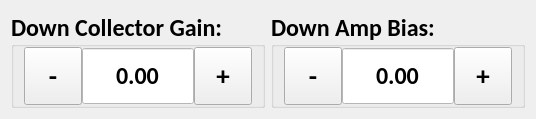
          <widget class="QWidget" name="triple_lang_c_probe_3">
           <layout class="QHBoxLayout" name="horizontalLayout_13">
            <item>
             <widget class="QGroupBox" name="tlc_down_collect_gain_gb">
              <property name="font">
               <font>
                <family>Calibri</family>
                <pointsize>18</pointsize>
                <weight>75</weight>
                <bold>true</bold>
               </font>
              </property>
              <property name="styleSheet">
               <string notr="true"/>
              </property>
              <property name="title">
               <string>Down Collector Gain:</string>
              </property>
              <property name="alignment">
               <set>Qt::AlignLeading|Qt::AlignLeft|Qt::AlignVCenter</set>
              </property>
              <layout class="QHBoxLayout" name="horizontalLayout_40">
               <property name="spacing">
                <number>0</number>
               </property>
               <property name="leftMargin">
                <number>10</number>
               </property>
               <property name="topMargin">
                <number>0</number>
               </property>
               <property name="rightMargin">
                <number>10</number>
               </property>
               <property name="bottomMargin">
                <number>0</number>
               </property>
               <item alignment="Qt::AlignTop">
                <widget class="QToolButton" name="tlc_down_collect_gain_minus">
                 <property name="minimumSize">
                  <size>
                   <width>58</width>
                   <height>58</height>
                  </size>
                 </property>
                 <property name="maximumSize">
                  <size>
                   <width>58</width>
                   <height>58</height>
                  </size>
                 </property>
                 <property name="font">
                  <font>
                   <pointsize>20</pointsize>
                   <weight>75</weight>
                   <bold>true</bold>
                  </font>
                 </property>
                 <property name="text">
                  <string>-</string>
                 </property>
                </widget>
               </item>
               <item alignment="Qt::AlignTop">
                <widget class="QDoubleSpinBox" name="tlc_down_collect_gain_input">
                 <property name="minimumSize">
                  <size>
                   <width>0</width>
                   <height>58</height>
                  </size>
                 </property>
                 <property name="maximumSize">
                  <size>
                   <width>1000</width>
                   <height>58</height>
                  </size>
                 </property>
                 <property name="font">
                  <font>
                   <family>Calibri</family>
                   <pointsize>18</pointsize>
                  </font>
                 </property>
                 <property name="focusPolicy">
                  <enum>Qt::NoFocus</enum>
                 </property>
                 <property name="layoutDirection">
                  <enum>Qt::LeftToRight</enum>
                 </property>
                 <property name="styleSheet">
                  <string notr="true">QDoubleSpinBox {
	background-color: #FFFFFF;
}</string>
                 </property>
                 <property name="alignment">
                  <set>Qt::AlignCenter</set>
                 </property>
                 <property name="readOnly">
                  <bool>true</bool>
                 </property>
                 <property name="buttonSymbols">
                  <enum>QAbstractSpinBox::NoButtons</enum>
                 </property>
                 <property name="correctionMode">
                  <enum>QAbstractSpinBox::CorrectToPreviousValue</enum>
                 </property>
                 <property name="showGroupSeparator" stdset="0">
                  <bool>false</bool>
                 </property>
                 <property name="decimals">
                  <number>2</number>
                 </property>
                 <property name="minimum">
                  <double>-10000.000000000000000</double>
                 </property>
                 <property name="maximum">
                  <double>10000.000000000000000</double>
                 </property>
                </widget>
               </item>
               <item alignment="Qt::AlignTop">
                <widget class="QToolButton" name="tlc_down_collect_gain_plus">
                 <property name="minimumSize">
                  <size>
                   <width>58</width>
                   <height>58</height>
                  </size>
                 </property>
                 <property name="maximumSize">
                  <size>
                   <width>16777215</width>
                   <height>58</height>
                  </size>
                 </property>
                 <property name="font">
                  <font>
                   <pointsize>20</pointsize>
                   <weight>75</weight>
                   <bold>true</bold>
                  </font>
                 </property>
                 <property name="focusPolicy">
                  <enum>Qt::NoFocus</enum>
                 </property>
                 <property name="text">
                  <string>+</string>
                 </property>
                </widget>
               </item>
              </layout>
             </widget>
            </item>
            <item>
             <widget class="QGroupBox" name="tlc_down_amp_bias_gb">
              <property name="font">
               <font>
                <family>Calibri</family>
                <pointsize>18</pointsize>
                <weight>75</weight>
                <bold>true</bold>
               </font>
              </property>
              <property name="styleSheet">
               <string notr="true"/>
              </property>
              <property name="title">
               <string>Down Amp Bias:</string>
              </property>
              <property name="alignment">
               <set>Qt::AlignLeading|Qt::AlignLeft|Qt::AlignVCenter</set>
              </property>
              <layout class="QHBoxLayout" name="horizontalLayout_57">
               <property name="spacing">
                <number>0</number>
               </property>
               <property name="leftMargin">
                <number>10</number>
               </property>
               <property name="topMargin">
                <number>0</number>
               </property>
               <property name="rightMargin">
                <number>10</number>
               </property>
               <property name="bottomMargin">
                <number>0</number>
               </property>
               <item alignment="Qt::AlignTop">
                <widget class="QToolButton" name="tlc_down_amp_bias_minus">
                 <property name="minimumSize">
                  <size>
                   <width>58</width>
                   <height>58</height>
                  </size>
                 </property>
                 <property name="maximumSize">
                  <size>
                   <width>58</width>
                   <height>58</height>
                  </size>
                 </property>
                 <property name="font">
                  <font>
                   <pointsize>20</pointsize>
                   <weight>75</weight>
                   <bold>true</bold>
                  </font>
                 </property>
                 <property name="text">
                  <string>-</string>
                 </property>
                </widget>
               </item>
               <item alignment="Qt::AlignTop">
                <widget class="QDoubleSpinBox" name="tlc_down_amp_bias_input">
                 <property name="minimumSize">
                  <size>
                   <width>0</width>
                   <height>58</height>
                  </size>
                 </property>
                 <property name="maximumSize">
                  <size>
                   <width>1000</width>
                   <height>58</height>
                  </size>
                 </property>
                 <property name="font">
                  <font>
                   <family>Calibri</family>
                   <pointsize>18</pointsize>
                  </font>
                 </property>
                 <property name="focusPolicy">
                  <enum>Qt::NoFocus</enum>
                 </property>
                 <property name="layoutDirection">
                  <enum>Qt::LeftToRight</enum>
                 </property>
                 <property name="styleSheet">
                  <string notr="true">QDoubleSpinBox {
	background-color: #FFFFFF;
}</string>
                 </property>
                 <property name="alignment">
                  <set>Qt::AlignCenter</set>
                 </property>
                 <property name="readOnly">
                  <bool>true</bool>
                 </property>
                 <property name="buttonSymbols">
                  <enum>QAbstractSpinBox::NoButtons</enum>
                 </property>
                 <property name="correctionMode">
                  <enum>QAbstractSpinBox::CorrectToPreviousValue</enum>
                 </property>
                 <property name="showGroupSeparator" stdset="0">
                  <bool>false</bool>
                 </property>
                 <property name="decimals">
                  <number>2</number>
                 </property>
                 <property name="minimum">
                  <double>-10000.000000000000000</double>
                 </property>
                 <property name="maximum">
                  <double>10000.000000000000000</double>
                 </property>
                </widget>
               </item>
               <item alignment="Qt::AlignTop">
                <widget class="QToolButton" name="tlc_down_amp_bias_plus">
                 <property name="minimumSize">
                  <size>
                   <width>58</width>
                   <height>58</height>
                  </size>
                 </property>
                 <property name="maximumSize">
                  <size>
                   <width>16777215</width>
                   <height>58</height>
                  </size>
                 </property>
                 <property name="font">
                  <font>
                   <pointsize>20</pointsize>
                   <weight>75</weight>
                   <bold>true</bold>
                  </font>
                 </property>
                 <property name="focusPolicy">
                  <enum>Qt::NoFocus</enum>
                 </property>
                 <property name="text">
                  <string>+</string>
                 </property>
                </widget>
               </item>
              </layout>
             </widget>
            </item>
           </layout>
          </widget>
